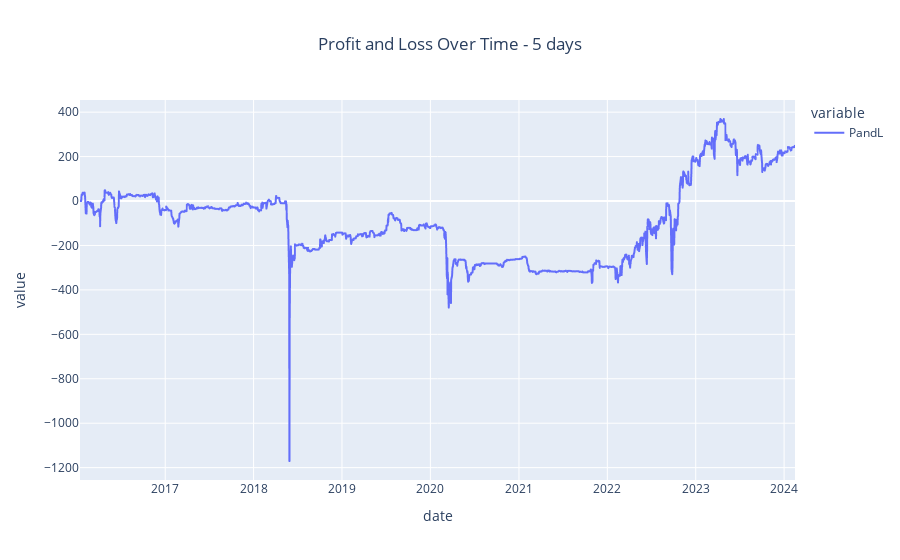
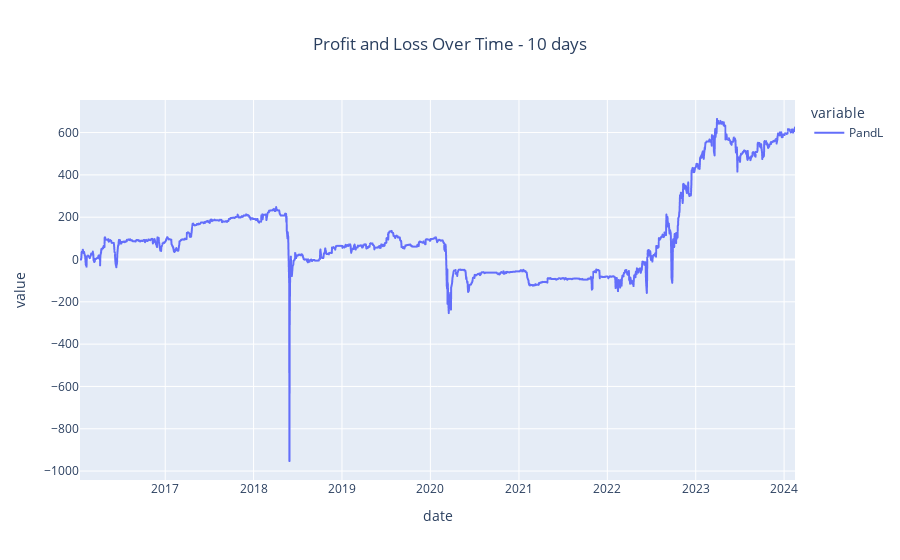
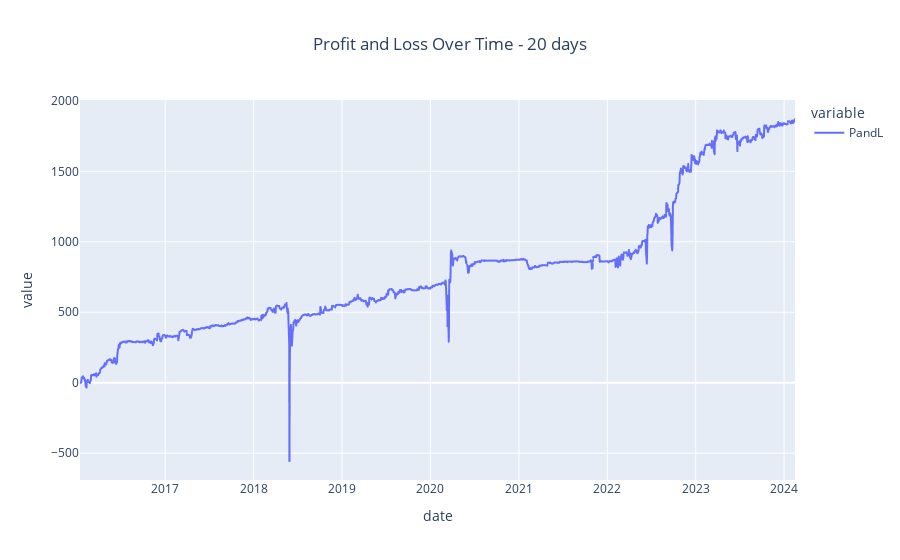
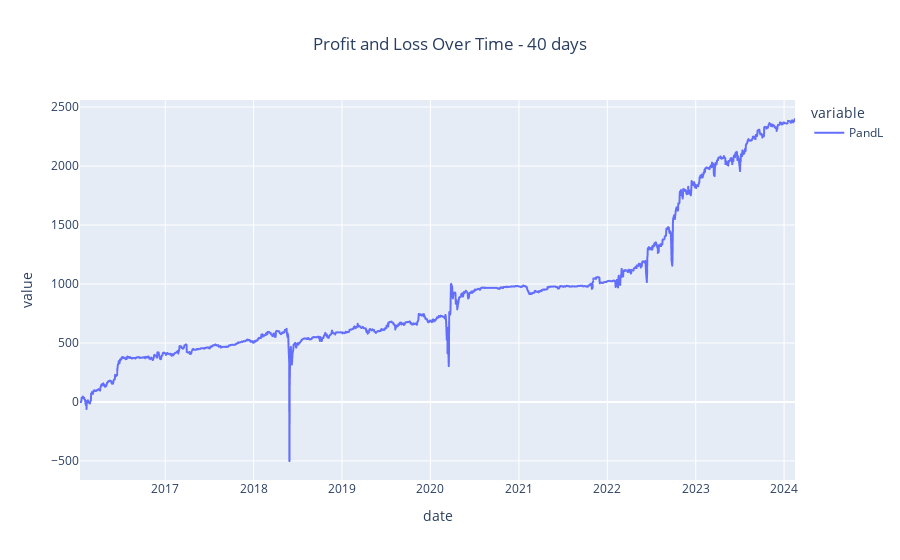

The notebook cell saved with these charts, in order:
### Code cell
list_of_strategy = []
list_of_strategy_name = []
for time_to_keep_if_not_cross in time_to_keep_the_asset_if_not_cross:
    cross_strategy = StrategyCrossYield(data_spread_yield,time_to_keep_if_not_cross, stop_loss)
    liste_trades = cross_strategy.execution_of_strategy()
    
    title = f"Profit and Loss Over Time - {time_to_keep_if_not_cross} days"
    backtest_cross_strategy = Backtest(liste_trades, data_manager.data)
    backtest_cross_strategy.gather_all_trades()
    backtest_cross_strategy.plot_p_and_l(title)
    list_of_strategy.append(backtest_cross_strategy)
    list_of_strategy_name.append(f"{time_to_keep_if_not_cross} days")

### Figure 1 — Plotly figure (JSON) as saved in the notebook; plotly's stock layout.template omitted (floating-point values rounded to 4 significant figures; data arrays with more than 128 entries replaced by an {"elided": "..."} marker saying what was removed)
{"data": [{"hovertemplate": "variable=PandL<br>date=%{x}<br>value=%{y}<extra></extra>", "legendgroup": "PandL", "line": {"color": "#636efa", "dash": "solid"}, "marker": {"symbol": "circle"}, "mode": "lines", "name": "PandL", "showlegend": true, "type": "scattergl", "x": {"elided": "2110 str values"}, "xaxis": "x", "y": {"elided": "2110 float values"}, "yaxis": "y"}], "layout": {"legend": {"title": {"text": "variable"}, "tracegroupgap": 0}, "title": {"text": "Profit and Loss Over Time - 5 days", "x": 0.5}, "xaxis": {"anchor": "y", "domain": [0, 1], "title": {"text": "date"}}, "yaxis": {"anchor": "x", "domain": [0, 1], "title": {"text": "value"}}}}

### Figure 2 — Plotly figure (JSON) as saved in the notebook; plotly's stock layout.template omitted (floating-point values rounded to 4 significant figures; data arrays with more than 128 entries replaced by an {"elided": "..."} marker saying what was removed)
{"data": [{"hovertemplate": "variable=PandL<br>date=%{x}<br>value=%{y}<extra></extra>", "legendgroup": "PandL", "line": {"color": "#636efa", "dash": "solid"}, "marker": {"symbol": "circle"}, "mode": "lines", "name": "PandL", "showlegend": true, "type": "scattergl", "x": {"elided": "2110 str values"}, "xaxis": "x", "y": {"elided": "2110 float values"}, "yaxis": "y"}], "layout": {"legend": {"title": {"text": "variable"}, "tracegroupgap": 0}, "title": {"text": "Profit and Loss Over Time - 10 days", "x": 0.5}, "xaxis": {"anchor": "y", "domain": [0, 1], "title": {"text": "date"}}, "yaxis": {"anchor": "x", "domain": [0, 1], "title": {"text": "value"}}}}

### Figure 3 — Plotly figure (JSON) as saved in the notebook; plotly's stock layout.template omitted (floating-point values rounded to 4 significant figures; data arrays with more than 128 entries replaced by an {"elided": "..."} marker saying what was removed)
{"data": [{"hovertemplate": "variable=PandL<br>date=%{x}<br>value=%{y}<extra></extra>", "legendgroup": "PandL", "line": {"color": "#636efa", "dash": "solid"}, "marker": {"symbol": "circle"}, "mode": "lines", "name": "PandL", "showlegend": true, "type": "scattergl", "x": {"elided": "2110 str values"}, "xaxis": "x", "y": {"elided": "2110 float values"}, "yaxis": "y"}], "layout": {"legend": {"title": {"text": "variable"}, "tracegroupgap": 0}, "title": {"text": "Profit and Loss Over Time - 20 days", "x": 0.5}, "xaxis": {"anchor": "y", "domain": [0, 1], "title": {"text": "date"}}, "yaxis": {"anchor": "x", "domain": [0, 1], "title": {"text": "value"}}}}

### Figure 4 — Plotly figure (JSON) as saved in the notebook; plotly's stock layout.template omitted (floating-point values rounded to 4 significant figures; data arrays with more than 128 entries replaced by an {"elided": "..."} marker saying what was removed)
{"data": [{"hovertemplate": "variable=PandL<br>date=%{x}<br>value=%{y}<extra></extra>", "legendgroup": "PandL", "line": {"color": "#636efa", "dash": "solid"}, "marker": {"symbol": "circle"}, "mode": "lines", "name": "PandL", "showlegend": true, "type": "scattergl", "x": {"elided": "2110 str values"}, "xaxis": "x", "y": {"elided": "2110 float values"}, "yaxis": "y"}], "layout": {"legend": {"title": {"text": "variable"}, "tracegroupgap": 0}, "title": {"text": "Profit and Loss Over Time - 40 days", "x": 0.5}, "xaxis": {"anchor": "y", "domain": [0, 1], "title": {"text": "date"}}, "yaxis": {"anchor": "x", "domain": [0, 1], "title": {"text": "value"}}}}
